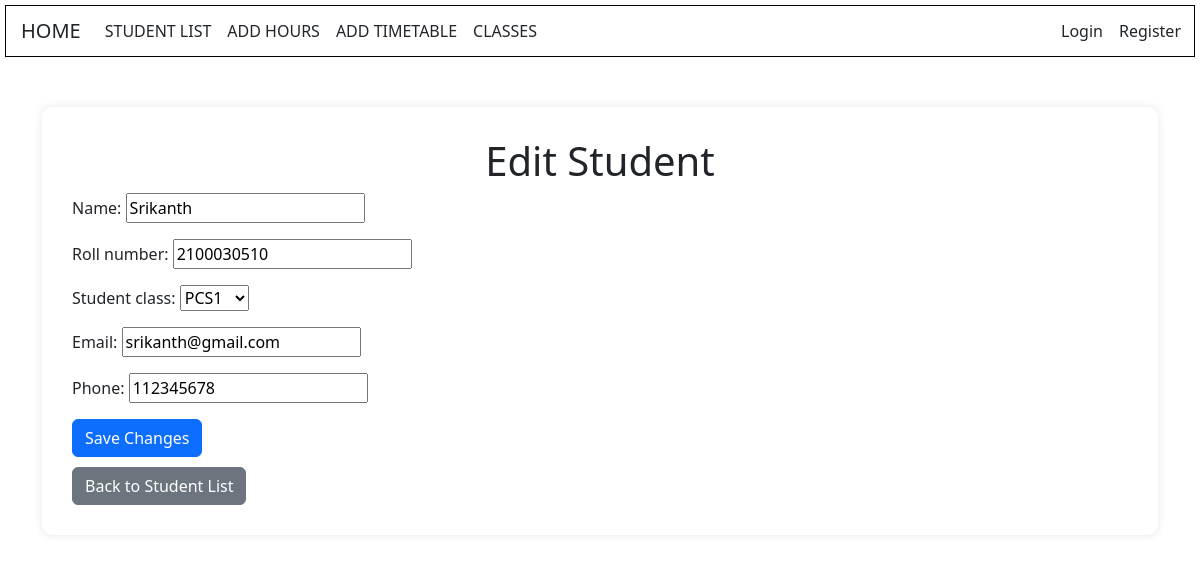
The page /students/students/edit_student/1/ on the database its author committed.
### students/models.py (models this page shows, shortened)
class Student(models.Model):
    name = models.CharField(max_length=100)
    roll_number = models.CharField(max_length=10, unique=True)
    student_class = models.ForeignKey(Class, on_delete=models.CASCADE)
    email = models.EmailField()
    phone = models.CharField(max_length=10)

class Class(models.Model):
    name = models.CharField(max_length=100)
    def __str__(self):
        return self.name

### students/views.py (the view)
# urls.py: path('students/edit_student/<int:pk>/', views.edit_student, name='edit_student'),
def edit_student(request, pk):
    student = get_object_or_404(Student, pk=pk)
    if request.method == 'POST':
        form = StudentForm(request.POST, instance=student)
        if form.is_valid():
            form.save()
            return redirect('student_list')
    else:
        form = StudentForm(instance=student)
    return render(request, 'students/edit_student.html', {'form': form})

### students/forms.py
class StudentForm(forms.ModelForm):
    class Meta:
        model = Student
        fields = ['name', 'roll_number', 'student_class','email','phone']

### students/templates/students/edit_student.html (shortened to what this page needs)
<!DOCTYPE html>
<html>
<head>
    <link href="https://cdn.jsdelivr.net/npm/bootstrap@5.3.2/dist/css/bootstrap.min.css" rel="stylesheet">
</head>
<body>
    {% include 'students/navbar.html' %}
    <div class="container">
        <div class="form-container">
            <h1>Edit Student</h1>
            <form method="post">
                {{ form.as_p }}
                <button type="submit" class="btn btn-primary btn-block">Save Changes</button>
            </form>
            <a href="{% url 'student_list' %}" class="btn btn-secondary btn-block">Back to Student List</a>
        </div>
    </div>
</body>
</html>

### students/templates/students/edit_student.html (style rules this page uses)
body { background-color: #f8f9fa; }
.container { margin-top: 50px; max-width: 600px; }
.form-container { background-color: white; padding: 30px; border-radius: 10px; box-shadow: 0 0 10px rgba(0, 0, 0, 0.1); }
h1 { margin-bottom: 20px; text-align: center; }
.btn-primary { background-color: #007bff; }
.btn-secondary { margin-top: 10px; }

### students/templates/students/navbar.html (style rules this page uses)
body { background:url('https://img.freepik.com/free-vector/beautiful-decorative-soft-colorful-watercolor-texture-background_1055-14290.jpg') no-repeat center center fixed; background-size: cover; }

### rows shown on the page
Student: name "Srikanth", roll_number "2100030510", student_class "PCS1", email "srikanth@gmail.com", phone "112345678"
